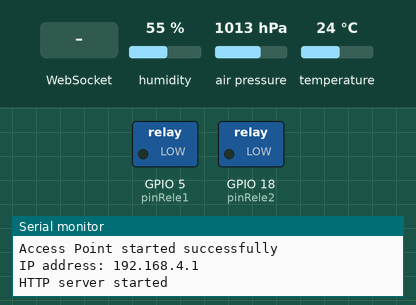
This sketch was run on a simulated ESP32. Shown: switched loads named in the sketch (green lamp = pin HIGH), the last lines printed to the serial monitor. Inputs (shaded band) come from the test bench; at power-on: humidity 55 %, air pressure 1013 hPa, temperature 24 °C.

Above: at 1.2 s.
1.3 s: WebSocket text "toggle1" received
At 2.5 s:
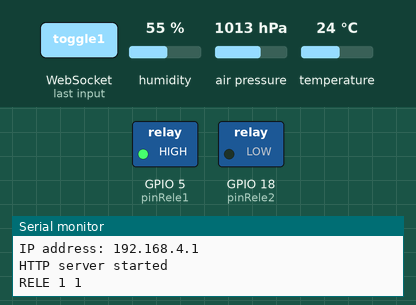
2.8 s: WebSocket text "toggle2" received
At 3.8 s:
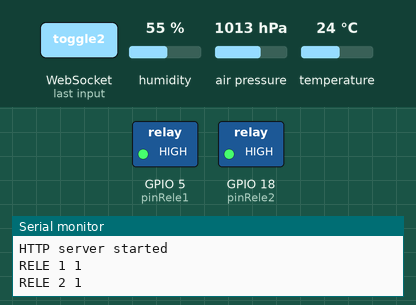
4.3 s: WebSocket text "toggle1" received
At 5.0 s:
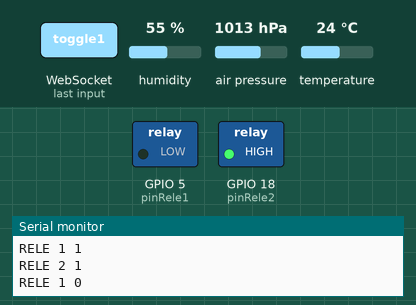
Timing chart, 0 to 7.3 s (numbered marks = the images above; inputs shaded):
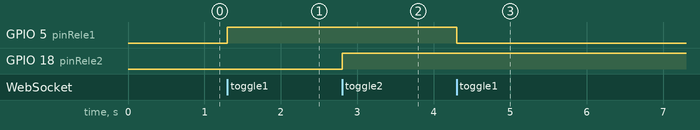

Measured:
- after the input at 1.3 s, GPIO 5 (pinRele1): LOW → HIGH at once
- after the input at 2.8 s, GPIO 18 (pinRele2): LOW → HIGH at once
- after the input at 4.3 s, GPIO 5 (pinRele1): HIGH → LOW at once

The sketch:

TestReleWIFI.ino
```cpp
#include <WiFi.h>
#include <WebServer.h>
#include <WebSocketsServer.h>
#include <Wire.h>
#include <Adafruit_Sensor.h>
#include <Adafruit_BME280.h>

const char* ssid = "ESP32_AP";
const char* password = "12345678";

const int pinRele1 = 5;
const int pinRele2 = 18;

bool boolRele1 = LOW;
bool boolRele2 = LOW;

WebServer server(80);  // Servidor HTTP en el puerto 80
WebSocketsServer webSocket(81); // Servidor WebSocket en el puerto 81

Adafruit_BME280 bme; // I2C

unsigned long previousMillis = 0;
const long interval = 2000; // intervalo para actualizar los datos (2 segundos)

void setup() {
  Serial.begin(115200);
  pinMode(pinRele1, OUTPUT);
  pinMode(pinRele2, OUTPUT);
  digitalWrite(pinRele1, LOW);
  digitalWrite(pinRele2, LOW);

  if (!bme.begin(0x76)) {
    Serial.println("No se puede encontrar un sensor BME280 válido, verifica la conexión");
    while (1);
  }

  createAP();
  server.on("/", handleRoot);
  server.begin();
  webSocket.begin();
  webSocket.onEvent(webSocketEvent);
  Serial.println("HTTP server started");
}

void loop() {
  server.handleClient();
  webSocket.loop();
  unsigned long currentMillis = millis();
  if (currentMillis - previousMillis >= interval) {
    previousMillis = currentMillis;
    sendSensorData();
  }
}

void createAP() {
  // Configura el punto de acceso con SSID y contraseña
  bool apStarted = WiFi.softAP(ssid, password);

  if (apStarted) {
    Serial.println("Access Point started successfully");
  } else {
    Serial.println("Failed to start Access Point");
    while (true); // Detiene el programa si el AP no se inicia correctamente
  }

  Serial.print("IP address: ");
  Serial.println(WiFi.softAPIP());  // Generalmente será 192.168.4.1
}

void handleRoot() {
  server.send(200, "text/html", webpage());
}

String webpage() {
  float temp = bme.readTemperature();
  float pressure = bme.readPressure() / 100.0F;
  float humidity = bme.readHumidity();

  String htmlPage = R"rawliteral(
<!DOCTYPE html>
<html>
<head>
  <title>Control de Reles ESP32</title>
  <style>
    button { padding: 15px; font-size: 16px; }
    .releOn { background-color: green; color: white; }
    .releOff { background-color: red; color: white; }
  </style>
</head>
<body>
  <h1>Control de Reles ESP32</h1>
  <button id="rele1" class="releOff" onclick="toggleRelay('toggle1')">Rele 1: OFF</button>
  <button id="rele2" class="releOff" onclick="toggleRelay('toggle2')">Rele 2: OFF</button>
  <h2>Sensor BME280</h2>
  <p>Temperatura: <span id="temp">)" + String(temp) + R"rawliteral(</span> &deg;C</p>
  <p>Presion: <span id="pressure">)" + String(pressure) + R"rawliteral(</span> hPa</p>
  <p>Humedad: <span id="humidity">)" + String(humidity) + R"rawliteral(</span> %</p>
  <script>
    function toggleRelay(command) {
      var socket = new WebSocket('ws://' + window.location.hostname + ':81/');
      socket.onopen = function(event) {
        socket.send(command);
      };
      socket.onmessage = function(event) {
        if (command == 'toggle1') {
          var button = document.getElementById('rele1');
          button.className = (event.data == '1') ? 'releOn' : 'releOff';
          button.innerHTML = 'Rele 1: ' + ((event.data == '1') ? 'ON' : 'OFF');
        } else if (command == 'toggle2') {
          var button = document.getElementById('rele2');
          button.className = (event.data == '1') ? 'releOn' : 'releOff';
          button.innerHTML = 'Rele 2: ' + ((event.data == '1') ? 'ON' : 'OFF');
        }
        socket.close();
      };
    }

    function updateSensorData(temp, pressure, humidity) {
      document.getElementById('temp').innerText = temp;
      document.getElementById('pressure').innerText = pressure;
      document.getElementById('humidity').innerText = humidity;
    }

    setInterval(function() {
      var socket = new WebSocket('ws://' + window.location.hostname + ':81/');
      socket.onopen = function(event) {
        socket.send('getSensorData');
      };
      socket.onmessage = function(event) {
        var data = event.data.split(',');
        updateSensorData(data[0], data[1], data[2]);
        socket.close();
      };
    }, 2000);
  </script>
</body>
</html>
)rawliteral";
  return htmlPage;
}

void webSocketEvent(uint8_t num, WStype_t type, uint8_t * payload, size_t length) {
  if (type == WStype_TEXT) {
    String text = String((char *)payload);
    if (text == "toggle1") {
      boolRele1 = !boolRele1;
      digitalWrite(pinRele1, boolRele1);
      String msg = String(boolRele1);
      webSocket.broadcastTXT(msg);
      Serial.println("RELE 1 " + msg);
    } else if (text == "toggle2") {
      boolRele2 = !boolRele2;
      digitalWrite(pinRele2, boolRele2);
      String msg = String(boolRele2);
      webSocket.broadcastTXT(msg);
      Serial.println("RELE 2 " + msg);
    } else if (text == "getSensorData") {
      sendSensorData();
    }
  }
}

void sendSensorData() {
  float temp = bme.readTemperature();
  float pressure = bme.readPressure() / 100.0F;
  float humidity = bme.readHumidity();

  String sensorData = String(temp) + "," + String(pressure) + "," + String(humidity);
  webSocket.broadcastTXT(sensorData);
}
```
